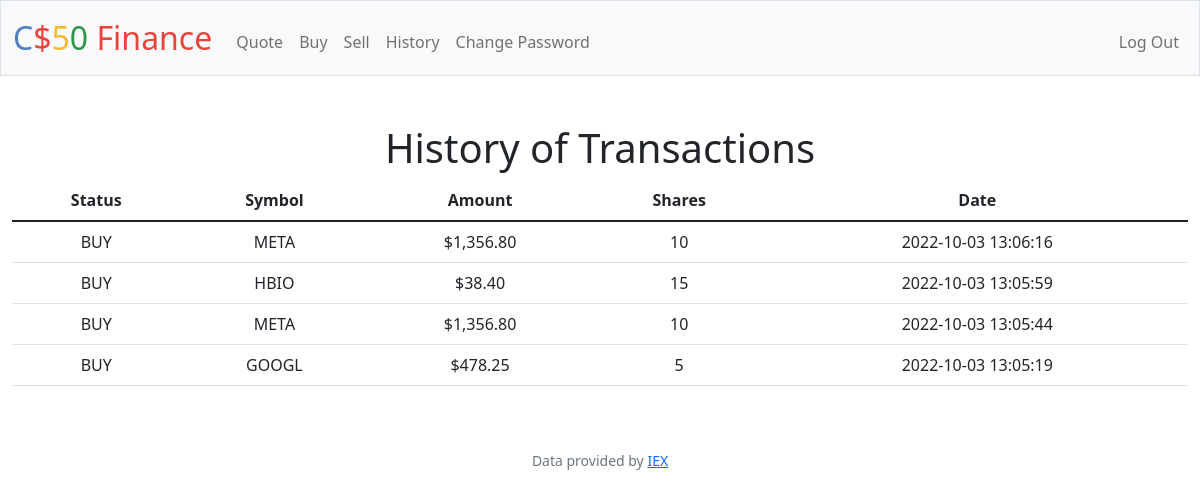
Screenshot of /history (signed in) with the database file from the repository.
### tables this page shows
CREATE TABLE Transactions(
OwnerID INTEGER NOT NULL,
Status TEXT NOT NULL,
Symbol TEXT NOT NULL,
Price NUMERICAL NOT NULL,
Shares INTEGER NOT NULL,
Date TEXT NOT NULL,
FOREIGN KEY (OwnerID) REFERENCES users(id));

### app.py (the view)
@app.route("/history")
@login_required
def history():
    transactions = db.execute(
        "SELECT * FROM  Transactions Where OwnerID = ? ORDER BY Date DESC", session["user_id"])
    return render_template("history.html", transactions=transactions)

### app.py (called while the page is built)
@app.after_request
def after_request(response):
    response.headers["Cache-Control"] = "no-cache, no-store, must-revalidate"
    response.headers["Expires"] = 0
    response.headers["Pragma"] = "no-cache"
    return response

### helpers.py (called while the page is built)
def login_required(f):
    @wraps(f)
    def decorated_function(*args, **kwargs):
        if session.get("user_id") is None:
            return redirect("/login")
        return f(*args, **kwargs)
    return decorated_function

def usd(value):
    return f"${value:,.2f}"

### templates/history.html (shortened to what this page needs)
{% extends "layout.html" %}
{% block main %}
    <h1 class="text-center">History of Transactions</h1>
    <div>
        <table class="table">
            <thead>
                <tr>
                    <th>Status</th>
                    <th>Symbol</th>
                    <th>Amount</th>
                    <th>Shares</th>
                    <th>Date</th>
                </tr>
            </thead>
            <tbody>
                {% for history in transactions %}
                <tr>
                    <td>{{history["Status"]}}</td>
                    <td>{{history["Symbol"]}}</td>
                    <td>{{history["Price"]|usd}}</td>
                    <td>{{history["Shares"]}}</td>
                    <td>{{history["Date"]}}</td>
                </tr>
                {% endfor %}
            </tbody>
        </table>
    </div>
{% endblock %}

### rows the page displays
Transactions: Status "BUY", Symbol "META", Price "$1,356.80", Shares "10", Date "2022-10-03 13:06:16"
Transactions: Status "BUY", Symbol "HBIO", Price "$38.40", Shares "15", Date "2022-10-03 13:05:59"
Transactions: Status "BUY", Symbol "META", Price "$1,356.80", Shares "10", Date "2022-10-03 13:05:44"
Transactions: Status "BUY", Symbol "GOOGL", Price "$478.25", Shares "5", Date "2022-10-03 13:05:19"
